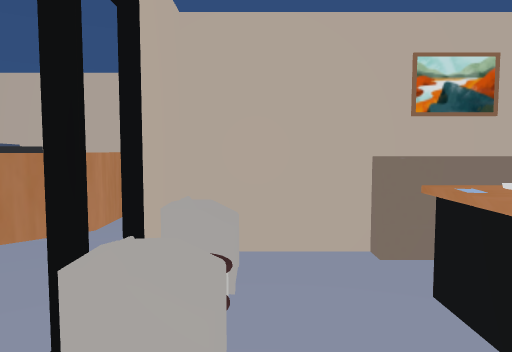
View 1 (above)

19 first-person views from a walk through a Unity game level. The camera is 1.3 m above the floor, tilts 4° down and sees 70° across. Doors are open. The floor is counted in squares, 1 m on a side. Each view is taken from the middle of a square. On the plan, view 1 faces up. The plan holds only what a view shows up to about 15 squares ahead; the rest is blank. The player is left out. Some surface patterns are stand-ins.

View 2
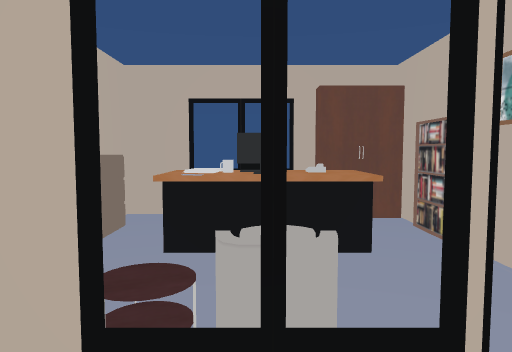

View 3
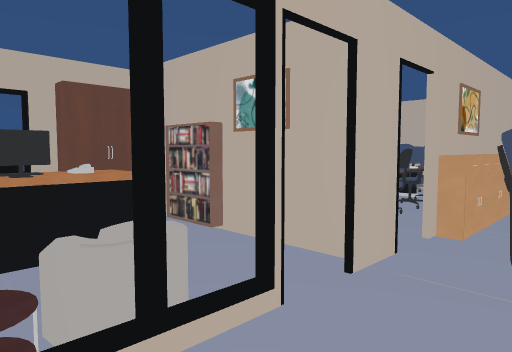

View 4
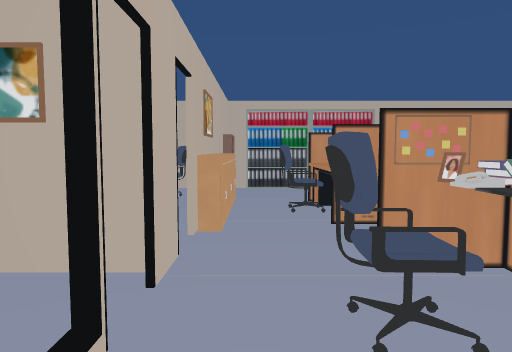

View 5
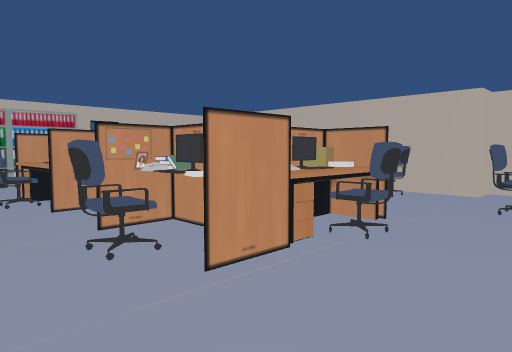

View 6
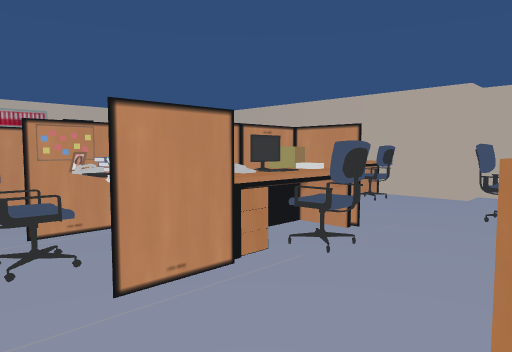

View 7
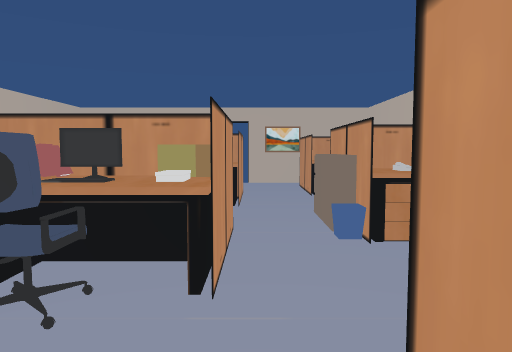

View 8
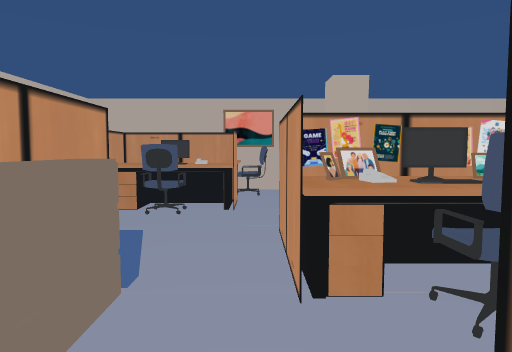

View 9
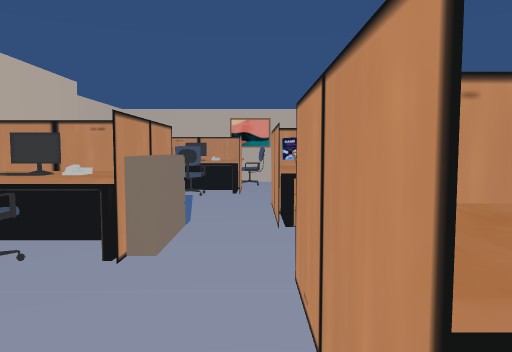

View 10
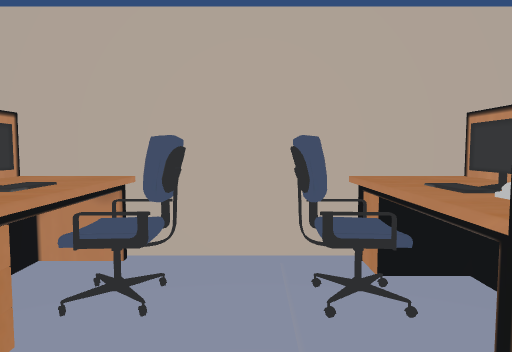

View 11
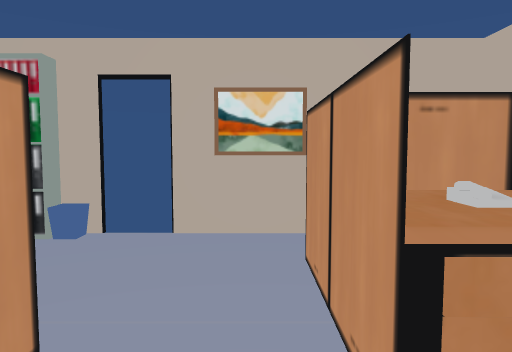

View 12
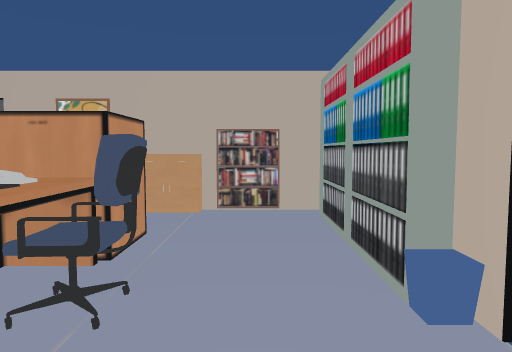

View 13
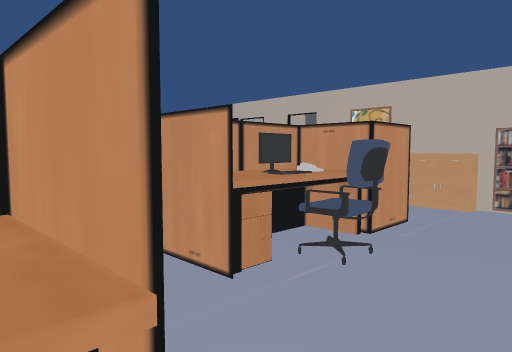

View 14
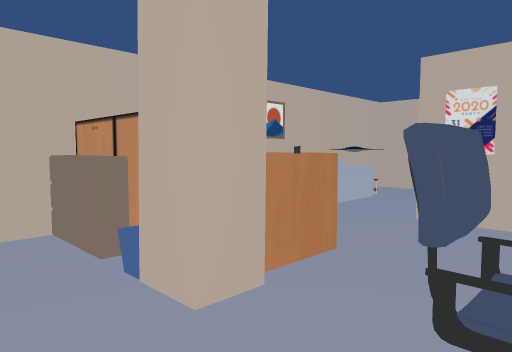

View 15
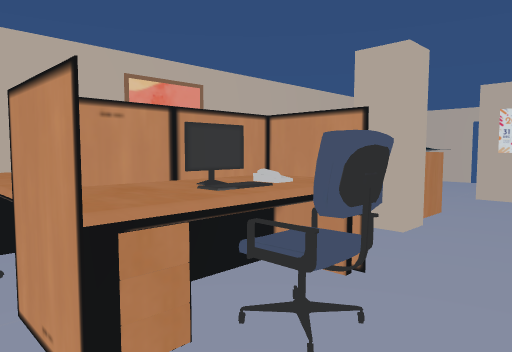

View 16
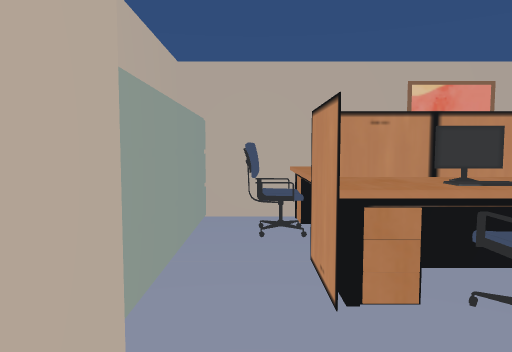

View 17
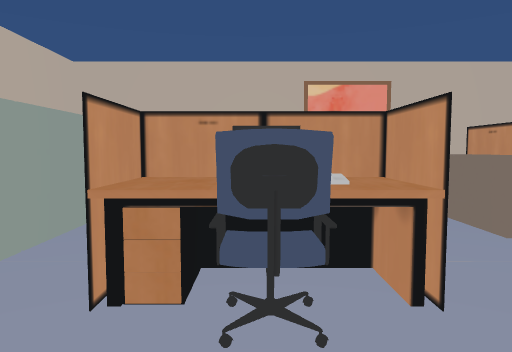

View 18
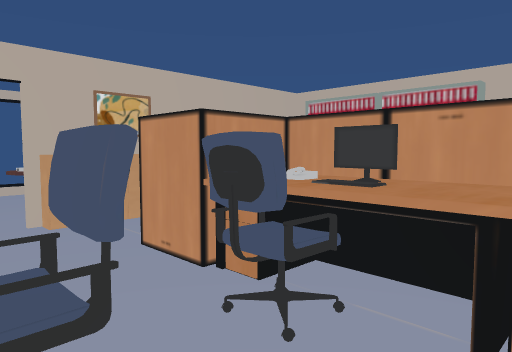

View 19
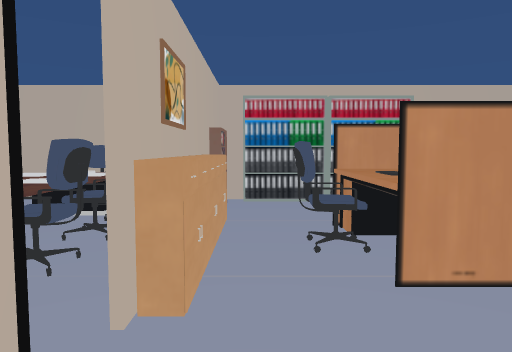

### Floor plan
Points are (right, up) in squares from view 1. A wall is a line through its corners. A room is listed if a view was taken in it or the views show most of it. See-through windows are left out.
Room 1 (view 1)
walls: (0.5, 4.6) (-0.9, 4.6) (-0.9, 2.9); (4.4, 0.8) (4.4, 4.6); (3.3, -0.8) (4.1, -0.8); (4.4, 6.3) (4.4, 8.2) (1.4, 8.2); (-0.9, -0.8) (1.5, -0.8)
ways out: opening at (1, 6.5) to room 2; open door at (-1, 0.5) to room 2; gap at (-1, 3) to room 2; open door at (4, 5.5)
objects: armchair (0, 2); armchair (0, 4); phone (2, 1); mug (2, 2); table (2, 3) to (3, 3); cabinet (2, 4) to (3, 5); table (3, 1); cabinet (4, 0)
Room 2 (views 2, 3, 4, 5, 6, 7, 8, 9, 10, 11, 12, 13, 14, 15, 16, 17, 18, 19)
walls: (-4.5, -0.8) (-3.2, -0.8); (-4.5, 1.9) (-3.2, 1.9); (-5.6, -4.8) (-4.8, -4.8); (-4.8, -4.9) (-5.6, -4.9); (-1.1, -1.6) (-1.1, -0.4); (-4.8, -5.6) (-4.8, -4.4); (-1.1, -4.5) (-1.1, -3.4); (-1.1, 2.9) (-1.1, 4.8); (-5.9, 6) (-5.9, 8.3); (-6.6, -9.7) (-5.9, -9.7); (-1.8, -9.7) (-1, -9.7) (-1.1, -6.4); (-13.5, 3) (-13.5, 2.2) (-12.5, 2.2) (-12.5, -7); (-9.9, -9.7) (-7.6, -9.7); (0.4, -9.7) (4.2, -9.7); (1.4, 8.2) (-8.5, 8.2); (-11.5, 8.2) (-13.1, 8.2)
ways out: opening at (1, 6.5) to room 1; open door at (-1, 0.5) to room 1; gap at (-1, 3) to room 1; open door at (-1, -2); gap at (-7.5, -10)
objects: cabinet (-13, 3) to (-13, 5); cabinet (-13, 6) to (-13, 7); table (-12, -8) to (-10, -7); table (-12, -6); table (-12, -3) to (-12, -2); table (-12, -1) to (-12, 0); chair (-12, 6); chair (-12, 7); keyboard (-11, -6); chair (-11, -5); chair (-11, -4); chair (-11, -3); keyboard (-11, -2); other object (-11, 0); chair (-11, 1); table (-11, 4); table (-11, 5) to (-10, 6); table (-11, 8); phone (-10, -6); table (-10, -3); phone (-10, -2); other object (-10, -1); table (-10, 0); chair (-10, 3); keyboard (-10, 4); cabinet (-9, -2) to (-9, -1); phone (-9, 4) to (-9, 5); other object (-9, 8); other object (-8, 6); other object (-8, 7); table (-7, -6) to (-6, -5); table (-7, -4); table (-7, -1); poster (-7, 0); books (-7, 1); table (-7, 2); chair (-6, -7); other object (-6, -6); keyboard (-6, -4); chair (-6, -3); chair (-6, -2); keyboard (-6, -1); poster (-6, 0); other object (-6, 1); chair (-6, 2); chair (-6, 3); column (-6, 5); cabinet (-6, 7); bookshelf (-5, -9); phone (-5, -6); phone (-5, -4); table (-5, -1); poster (-5, 0); table (-5, 2); other object (-5, 6) to (-5, 7); table (-4, -6); other object (-4, -5); phone (-4, 0); bookshelf (-3, -9); chair (-3, -5); chair (-3, 0); chair (-3, 1); desk (-3, 6) to (-3, 7); bookshelf (-1, -8); cabinet (-1, -6); cabinet (-1, -5); cabinet (-1, -3); other object (-1, 6); chair (0, -7); chair (0, -6); other object (0, -5); chair (0, -4); chair (1, -9) to (2, -9); table (1, -8) to (2, -3); bookshelf (2, -1)

Positions as (right, up) in squares from view 1, and headings:
1: (0, 0), facing up
2: (-3, 2), facing right
3: (-3, 3), facing down-right
4: (-2, 3), facing down
5: (-1, 5), facing down-left
6: (-2, 5), facing down-left
7: (-8, 5), facing down
8: (-8, -4), facing up
9: (-8, -7), facing up
10: (-8, -4), facing left
11: (-9, -4), facing down
12: (-9, -8), facing right
13: (-10, -9), facing up-right
14: (-8, 2), facing up-right
15: (-12, 2), facing up-right
16: (-12, 1), facing up
17: (-10, 1), facing up
18: (-8, -1), facing down-right
19: (-2, 0), facing down
